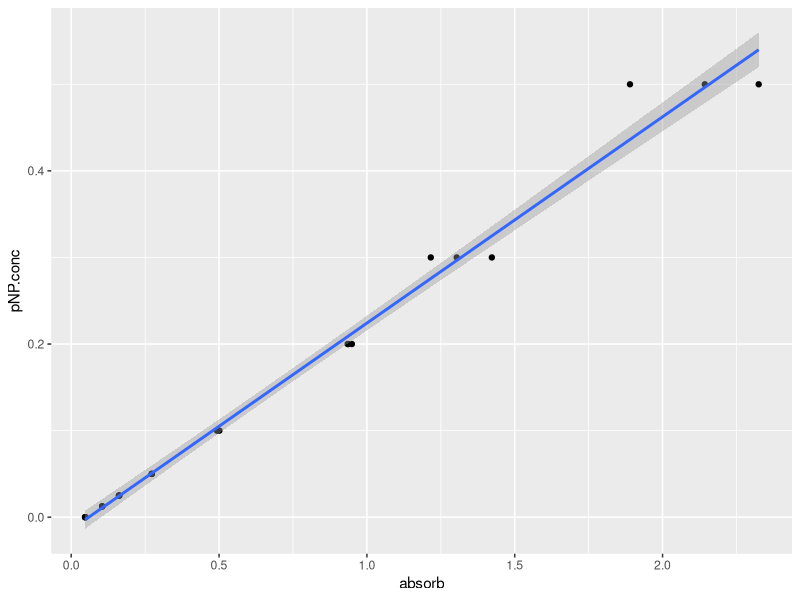
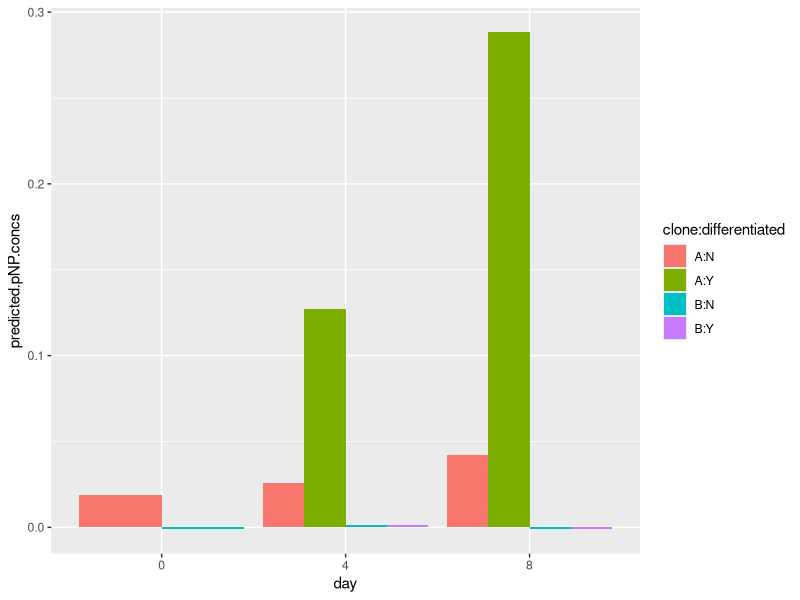
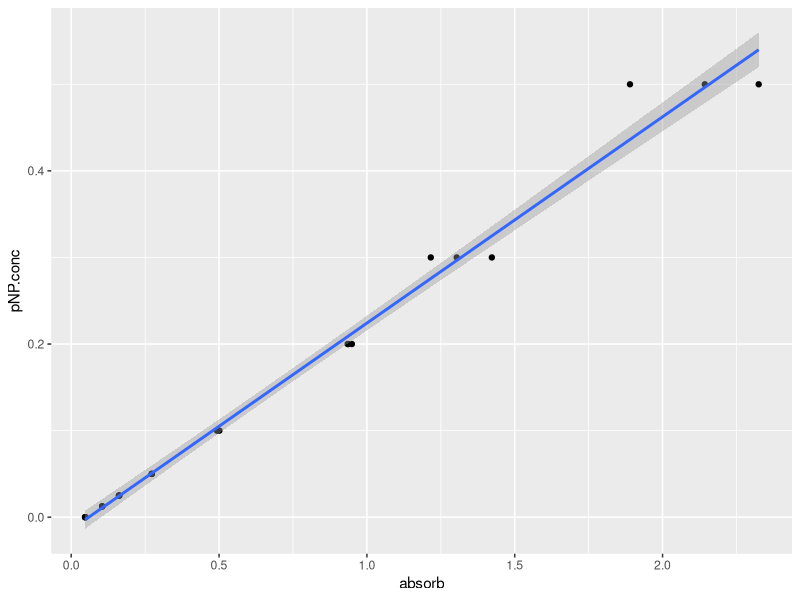

These figures' R source, in order:
## ---- chunk 1
#| echo: true
#| warning: false
#| eval: true

library(tidyverse)
library(readxl)
library(ggpubr)
library(gganimate)
## ---- chunk 2
#| echo: true
#| warning: false
#| eval: true
ap<-read_excel("raw-data/example_alkaline_phosphatase_activity_assay-2024-03-21.xlsx", sheet=1, skip=3)

#check what we have
view(ap)
## ---- chunk 3
#| echo: true
#| warning: false
#| eval: true
ap.pivot <- 
  ap |> 
  select(-mean.abs, -standard.deviation) |>
  pivot_longer(-pNP.conc, names_to = "rep", values_to = "absorb")
view(ap.pivot)
## ---- chunk 4
#| echo: true
#| warning: false
#| eval: true
ap.pivot <- relocate(ap.pivot, absorb)
## ---- chunk 5
#| echo: true
#| warning: false
#| eval: true

#plot, saving thr plot in an object called 'pNP.plot'
pNP.plot <- ap.pivot |>
  ggplot(aes(x=absorb, y=pNP.conc))+
  geom_point()+
  geom_smooth(method="lm")

#show the plot
pNP.plot
## ---- chunk 6
#| echo: true
#| warning: false
#| eval: true

ggsave("pNP.plot.pdf",pNP.plot)  
## ---- chunk 7
#| echo: true
#| warning: false
#| eval: true

linear_model <- lm(pNP.conc ~ absorb , data = ap.pivot)
## ---- chunk 8
#| echo: false
#| warning: false
#| eval: true
mock<-read_excel("raw-data/example_alkaline_phosphatase_activity_assay-2024-03-21.xlsx", sheet=2, skip=1)
## ---- chunk 9
#| echo: true
#| warning: false
#| eval: true
mock <- mock |> 
  rowwise() |> 
  mutate(absorb=mean(c(absorb.rep1,absorb.rep2,absorb.rep3),na.rm=T)) 

## ---- chunk 10
#| echo: true
#| warning: false
#| eval: true

#calculate predicted pNP concentration using the linear model
predictions.from.lm <- predict(linear_model,mock)

#Add these predictions from the linear model (predictions.from.lm)
#As a new column
mock$predicted.pNP.concs = predictions.from.lm

#check what we have
view(mock)

#And save all our data (give your Rda file a sensible name!)
save.image("chocolate-fish.Rda")
## ---- chunk 11
#| echo: true
#| warning: false
#| eval: true

mock$day <-as.factor(mock$day)
mock$clone <-as.factor(mock$clone)
mock$differentiated <-as.factor(mock$differentiated)
## ---- chunk 12
#| echo: true
#| warning: false
#| eval: true

#make the plot
ggplot(data=mock, aes(x=day, y=predicted.pNP.concs,fill=clone:differentiated)) +
  geom_bar(stat="identity", position=position_dodge())
